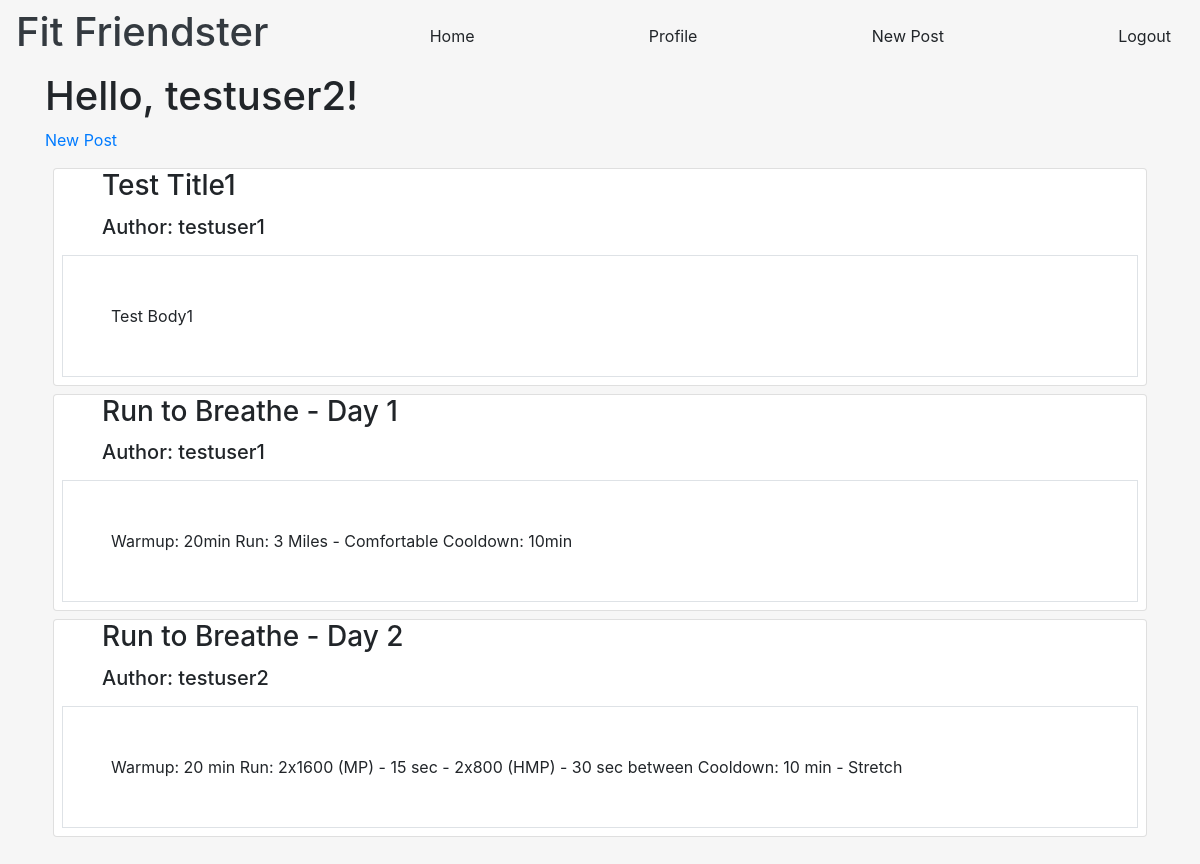
The page /index (signed in) on the database its author committed.
### app/models.py (models this page shows, shortened)
class User(UserMixin, db.Model):
    id = db.Column(db.Integer, primary_key=True)
    username = db.Column(db.String(64), index=True, unique=True)
    first_name = db.Column(db.String(32))
    last_name = db.Column(db.String(32))
    email = db.Column(db.String(64), index=True, unique=True)
    password_hash = db.Column(db.String(128))
    about_me = db.Column(db.String(140))
    last_seen = db.Column(db.DateTime, default=datetime.utcnow)
    active = db.Column(db.Boolean)
    user_type = db.Column(db.String(64))
    posts = db.relationship('Post', backref='author', lazy='dynamic')

class Post(db.Model):
    id = db.Column(db.Integer, primary_key=True)
    title = db.Column(db.String(140))
    body = db.Column(db.String(140))
    timestamp = db.Column(db.DateTime, index=True, default=datetime.utcnow)
    user_id = db.Column(db.Integer, db.ForeignKey('user.id'))

### app/routes.py (the view)
@app.route('/')
@app.route('/index')
@login_required
def index():
    posts = Post.query.all()
    return render_template('index.html', title="Home-Page", posts=posts)

### app/models.py (called while the page is built)
@login.user_loader
def load_user(id):
    return User.query.get(int(id))

### app/routes.py (called while the page is built)
@app.before_request
def before_request():
    if current_user.is_authenticated:
        current_user.last_seen = datetime.utcnow()
        db.session.commit()

### app/templates/index.html
{% extends "base.html" %}
{% block app_content %}
    <main>
        <h1>Hello, {{current_user.username}}!</h1>
        <p><a href="{{ url_for('new_post') }}">New Post</a></p>
        {% for post in posts %}
        <div class="card m-2">
                <h3 class="card-title pl-5 pr-5">{{ post.title }} </h3>
                <h5 class="pl-5 pr-5">Author: {{ post.author.username }}</h5>
                <div class="card-body border m-2 p-5">
                    <p class="card-text">
                        {{ post.body }}
                    </p>
                </div>
        </div>
        {% endfor %}
    </main>
{% endblock %}

### app/static/styles/base.css (style rules this page uses)
body { background-color: rgba(238, 238, 238, 0.5) !important; background-image: url("https://lh3.googleusercontent.com/Ye6KQ9ZykEWM-KRvGyFK4bJw46YjSk3ykM5nRfwChkEk9jco4NYzXyqyN1JLaJiIGfjFiJW2th52w0a344A8gSdGn49mt-i4GEcqtk34yJnVduKogmziRuLRVTdMDJmgDkRVRheBpis=w2132-h1600-no"); background-blend-mode: color; background-size: cover; background-repeat: no-repeat; height: 1000px; overflow: scroll; }

### rows shown on the page
User: username "testuser2"
Post: title "Test Title1", author.username "testuser1", body "Test Body1"
Post: title "Run to Breathe - Day 1", author.username "testuser1", body "Warmup: 20min Run: 3 Miles - Comfortable Cooldown: 10min"
Post: title "Run to Breathe - Day 2", author.username "testuser2", body "Warmup: 20 min Run: 2x1600 (MP) - 15 sec - 2x800 (HMP) - 30 sec between Cooldown: 10 min - Stretch"
